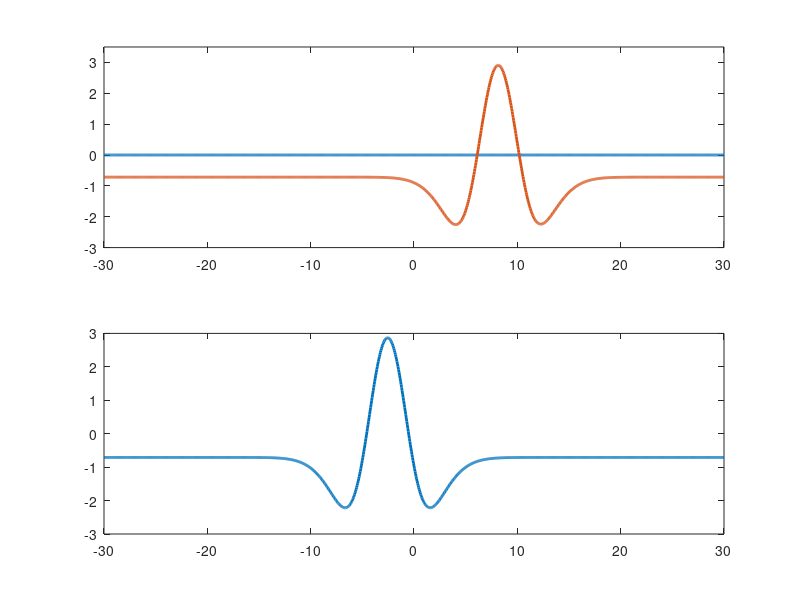
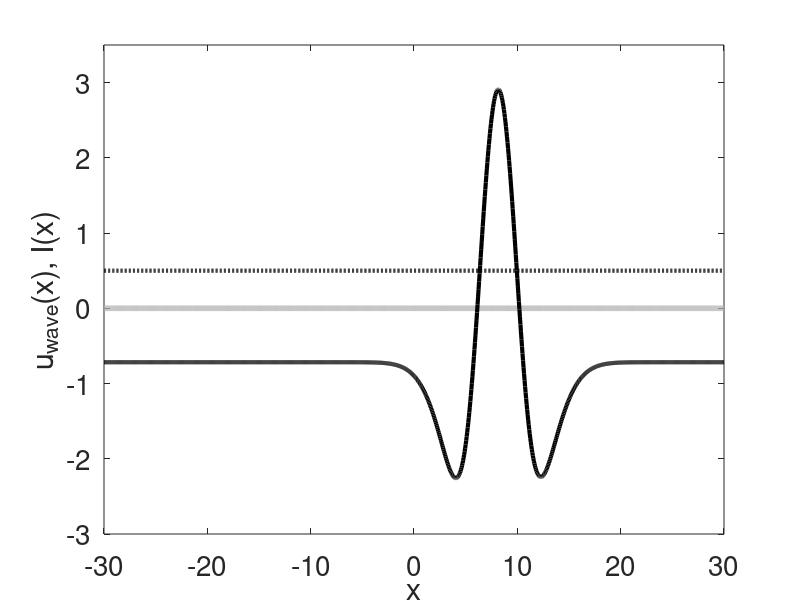
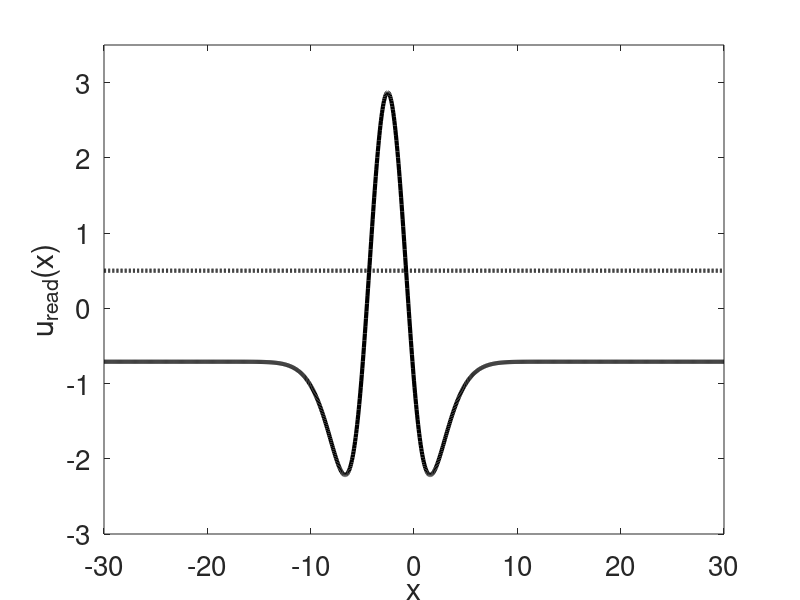

These charts were generated, in order, by the following MATLAB code:
% This code implements the mapping of timing information to spatial 
% position by generating a traveling bump in the u_wave field and reading 
% its thresholded activity into the u_read field.
%
% (c) Weronika Wojtak, Nov 2024

%% cleaning
clear; clc;

%% spatial discretization
L = 30; dx = 0.05; xDim = -L:dx:L; N = numel(xDim);

%% temporal discretization
T = 25; dt = 0.01; tDim = 0:dt:T; M = numel(tDim);

%% utils
sigmoid = @(x,beta,theta) 1 ./ (1 + exp(-beta*(x-theta)));
gauss = @(x,mu,sigma) exp(-0.5 * (x-mu).^2 / sigma^2);
w_lat = @(x,A,sigma,g_i) A * exp(-0.5 * (x).^2 / sigma^2) - g_i;
w_mex = @(x,A_ex,s_ex,A_in,s_in,g_i) A_ex * exp(-0.5 * (x).^2 / s_ex^2) - A_in * exp(-0.5 * (x).^2 / s_in^2) - g_i;
w_osc =  @(x,A,b,alpha) A*(exp(-b*abs(x)).*((b*sin(abs(alpha*x)))+cos(alpha*x)));

%% parameters
theta = 0.5;   % theta
beta = 1000;   % sigmoid steepness
tau = 1;       % time constant

threshold_read = 3;

%% Mexican-hat kernel
c = 15; % strength of asymmetry

p(1) = 3;      % A_ex
p(2) = 1.5;    % s_ex
p(3) = 1.5;    % A_inh
p(4) = 3;      % s_inh
p(5) = 0.2;    % g_i
w_sym = w_mex(xDim,p(1),p(2),p(3),p(4),p(5)); 
w_hat_sym = fft(w_sym);

w = w_sym -c * diff([w_sym w_sym(end)]);
w_hat = fft(w);

%% initial data
u_wave = -theta * ones(1, N);

u_read = -theta * ones(1, N);

%% inputs
A_I = 2; sigma_I = 1;
Input_gauss = zeros(M, N);
I_S = A_I * gauss(xDim, -10, sigma_I);
Input_gauss(1/dt:2/dt-1, :) = repmat(I_S,1/dt,1);

Input_flat = zeros(M, N);
Input_flat(10/dt:11/dt,:) = 1;

figure;

%% main loop
for i = 1:M
    Input = Input_gauss(i, :) + Input_flat(i, :);

    f_read = sigmoid(u_read, beta, theta); f_hat_read = fft(f_read);
    convolution_read = dx * ifftshift(real(ifft(f_hat_read .* w_hat_sym)));
    
    f = sigmoid(u_wave, beta, theta); f_hat = fft(f);
    convolution = dx * ifftshift(real(ifft(f_hat .* w_hat)));
   
    u_wave = u_wave + dt/tau * (-u_wave + convolution + Input);

    u_read = u_read + dt/tau * (-u_read + convolution_read + u_wave.*(u_wave > threshold_read));

    
    if mod(i,20)==0
        disp(num2str(i*dt)),
        subplot(211)
        plot(xDim,Input_flat(i, :),'linewidth',2), hold on
        plot(xDim,u_wave,'linewidth',2), hold off
        set(gca,  'YLim', [-3 3.5]), 
        set(gca,  'XLim', [-L L]), 
        subplot(212)
        plot(xDim,u_read,'linewidth',2), 
        set(gca,  'XLim', [-L L]), 
        pause(0.1)
    end
end

%% plot results
figure
plot(xDim,Input, 'Color',[0.7, 0.7, 0.7],'linewidth',4), hold on
plot(xDim,u_wave,'k','linewidth',3), hold on
plot(xDim,theta*ones(1,N),':k','linewidth',3),
xlabel('x'); ylabel('u_{wave}(x), I(x)');
set(gca,  'XLim', [-L L]), 
set(gca,  'YLim', [-3 3.5]), 
set(gca,  'FontSize', 20), hold off

figure
plot(xDim,u_read,'k','linewidth',3), hold on
plot(xDim,theta*ones(1,N),':k','linewidth',3),
xlabel('x'); ylabel('u_{read}(x)');
set(gca,  'XLim', [-L L]), 
set(gca,  'YLim', [-3 3.5]), 
set(gca,  'FontSize', 20), hold off
